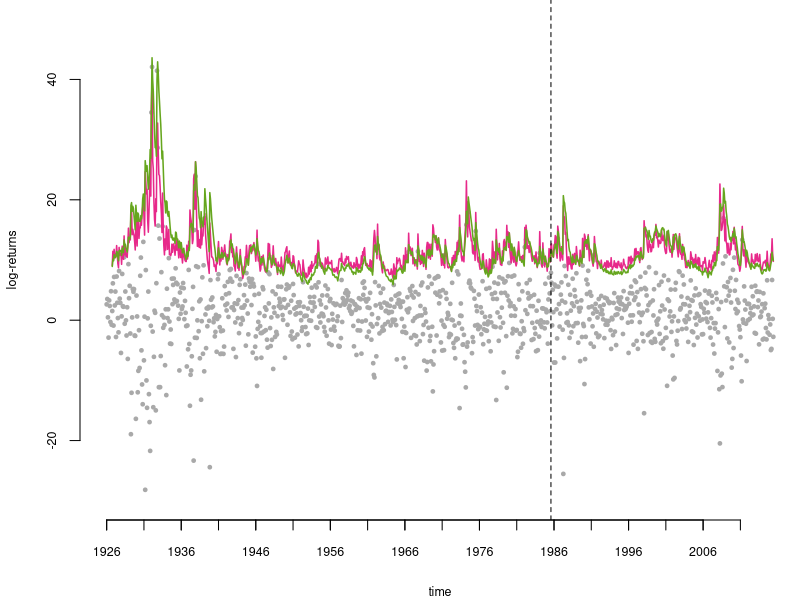

This figure's R source:
###################################################################################
###################################################################################
#
# Makes plot from the run of the files 
# scripts-paper/example4-gposmc.py and scripts-paper/example4-gpoabc.py
# The plot is the Value-At-Risk of the corresponding portfolio is also computed.
#
#
# For more details, see https://github.com/compops/gpo-abc2015
#
# (c) 2016 Johan Dahlin
# liu (at) johandahlin.com
#
###################################################################################
###################################################################################


library("zoo")
library("RColorBrewer")
plotColors = brewer.pal(8, "Dark2")

# Change the working directory to be correct on your system
setwd("C:/home/src/gpo-abc2015/scripts-paper-plots")


###################################################################################
# Get the data and compute the probability transformed residuals
###################################################################################

# Load Value-at-Risk estimates
VaRABC <- read.table("../results/example4/example4-gpoabc-var.csv", header = TRUE, 
    sep = ",", stringsAsFactors = F)
VaRSMC <- read.table("../results/example4/example4-gposmc-var.csv", header = TRUE, 
    sep = ",", stringsAsFactors = F)

# Load log-returns
y <- read.table("../results/example4/example4-gpoabc-returns.csv", header = TRUE, sep = ",")

T <- dim(y)[1]
nAssets <- dim(y)[2] - 1


###################################################################################
# Make the plot for the Value-at-Risk estimate
###################################################################################

grid <- as.Date(as.yearmon(as.character(y[, 1]), "%Y%m"))

cairo_pdf("example4-portfolio.pdf", height = 3, width = 8)

layout(matrix(1, 1, 1, byrow = TRUE))
par(mar = c(4, 4, 0, 0))

plot(grid, rowMeans(y[, -1]), pch = 19, col = "darkgrey", bty = "n", ylab = "log-returns", 
    xlab = "time", cex = 0.5, ylim = c(-30, 50), xaxt = "n", cex.lab = 0.75, 
    cex.axis = 0.75)

atVector1 <- seq(grid[1], grid[T], by = "5 years")
axis.Date(1, grid, atVector1, labels = NA, cex.lab = 0.75, cex.axis = 0.75)

atVector2 <- seq(grid[1], grid[T], by = "10 years")
axis.Date(1, grid, atVector2, format = "%Y", cex.lab = 0.75, cex.axis = 0.75)

lines(grid[seq(10, T)], -rowMeans(VaRABC[, -1])[10:T], col = plotColors[4], 
    lwd = 1.5)

lines(grid[seq(10, T)], -rowMeans(VaRSMC[, -1])[10:T], col = plotColors[5], 
    lwd = 1.5)

abline(v = grid[round(2 * T/3)], lty = "dashed")

dev.off()

# Get the number of violations
Test <- 805
sum(rowMeans(VaRSMC[, -1])[Test:T] > rowMeans(y[Test:T, -1]))
sum(rowMeans(VaRABC[, -1])[Test:T] > rowMeans(y[Test:T, -1]))


###################################################################################
###################################################################################
# End of file
###################################################################################
###################################################################################
